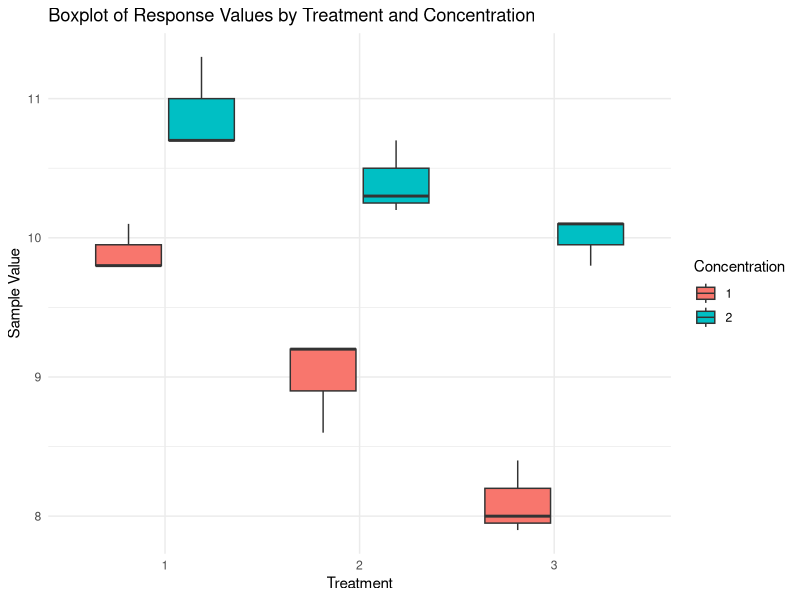

The R script that drew this image:
treatment <- factor(rep(1:3, each = 6))
concentration <- factor(rep(rep(1:2, each = 3), times = 3))
response_values <- c(
  9.8, 10.1, 9.8, 11.3, 10.7, 10.7,  # Treatment 1
  9.2, 8.6, 9.2, 10.3, 10.7, 10.2,   # Treatment 2
  8.4, 7.9, 8.0, 9.8, 10.1, 10.1     # Treatment 3
)

experiment_data <- data.frame(Treatment = treatment, Concentration = concentration, Value = response_values)


factorial_anova_model <- aov(Value ~ Treatment * Concentration, data = experiment_data)
summary(factorial_anova_model)

shapiro.test(resid(factorial_anova_model))

library(ggplot2)

ggplot(experiment_data, aes(x = Treatment, y = response_values, fill = Concentration)) +
  geom_boxplot() +
  labs(title = "Boxplot of Response Values by Treatment and Concentration",
       y = "Sample Value",
       x = "Treatment") +
  theme_minimal()

